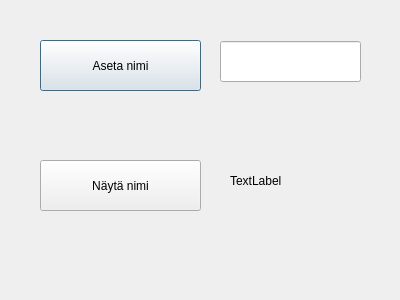
<?xml version="1.0" encoding="UTF-8"?>
<ui version="4.0">
 <class>Form1</class>
 <widget class="QDialog" name="Form1">
  <property name="geometry">
   <rect>
    <x>0</x>
    <y>0</y>
    <width>400</width>
    <height>300</height>
   </rect>
  </property>
  <property name="windowTitle">
   <string>Dialog</string>
  </property>
  <widget class="QPushButton" name="btnSetName">
   <property name="geometry">
    <rect>
     <x>40</x>
     <y>40</y>
     <width>161</width>
     <height>51</height>
    </rect>
   </property>
   <property name="text">
    <string>Aseta nimi</string>
   </property>
  </widget>
  <widget class="QPushButton" name="btnShowName">
   <property name="geometry">
    <rect>
     <x>40</x>
     <y>160</y>
     <width>161</width>
     <height>51</height>
    </rect>
   </property>
   <property name="text">
    <string>Näytä nimi</string>
   </property>
  </widget>
  <widget class="QLineEdit" name="textName">
   <property name="geometry">
    <rect>
     <x>220</x>
     <y>41</y>
     <width>141</width>
     <height>41</height>
    </rect>
   </property>
   <property name="text">
    <string/>
   </property>
  </widget>
  <widget class="QLabel" name="labelName">
   <property name="geometry">
    <rect>
     <x>230</x>
     <y>160</y>
     <width>121</width>
     <height>41</height>
    </rect>
   </property>
   <property name="text">
    <string>TextLabel</string>
   </property>
  </widget>
 </widget>
 <resources/>
 <connections/>
</ui>
